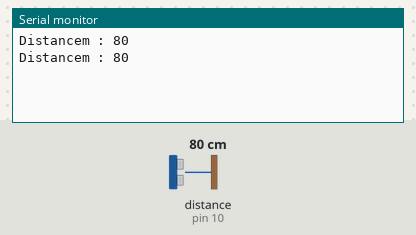
This sketch was run on a simulated Arduino Uno, built with avr-gcc and run on an emulated ATmega328P. Shown: the last lines printed to the serial monitor. Wiring (inferred from the names in the program): ultrasonic range finder: trigger pin 11; echo pin 10. Inputs (shaded band) come from the test bench; at power-on: distance to the obstacle (sensor on pin 10) 80 cm. The echo pulse lasts 58.3 µs per cm.

Above: at 1.8 s.
1.9 s: distance to the obstacle (sensor on pin 10) set to 2 cm
At 2.5 s:
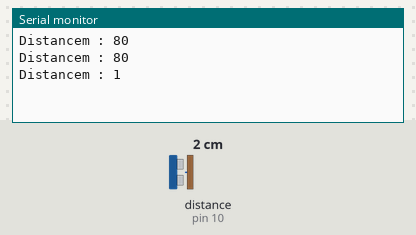
3.4 s: distance to the obstacle (sensor on pin 10) set to 4 cm
At 4.8 s:
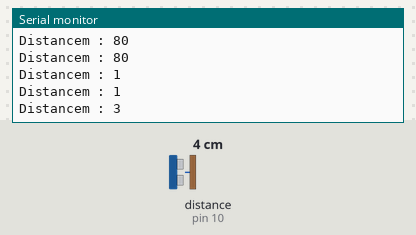
Timing chart, 0 to 6.4 s (numbered marks = the images above; inputs shaded):
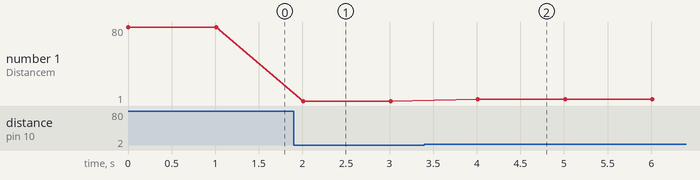

Measured:
- after the input at 1.9 s, the serial monitor: prints a new line after 0.11 s (image 1)
- after the input at 3.4 s, the serial monitor: prints a new line after 0.61 s (image 2)
- plotted number 1: 80 → 1 after the input at 1.9 s, 1 → 3 after the input at 3.4 s

The sketch:

capteur_distance.ino
```cpp
int trig = 11;
int echo = 10;
long lecture_echo;
long cm;


void setup() {
  pinMode(trig, OUTPUT);
  digitalWrite(trig, LOW);
  pinMode(echo, INPUT);
  Serial.begin(9600);
}

void loop() {
  digitalWrite(trig, HIGH);
  delayMicroseconds(10);
  digitalWrite(trig, LOW);
  lecture_echo = pulseIn(echo, HIGH);
  cm = lecture_echo / 58;
  Serial.print("Distancem : ");
  Serial.println(cm);
  delay(1000);
}
```
